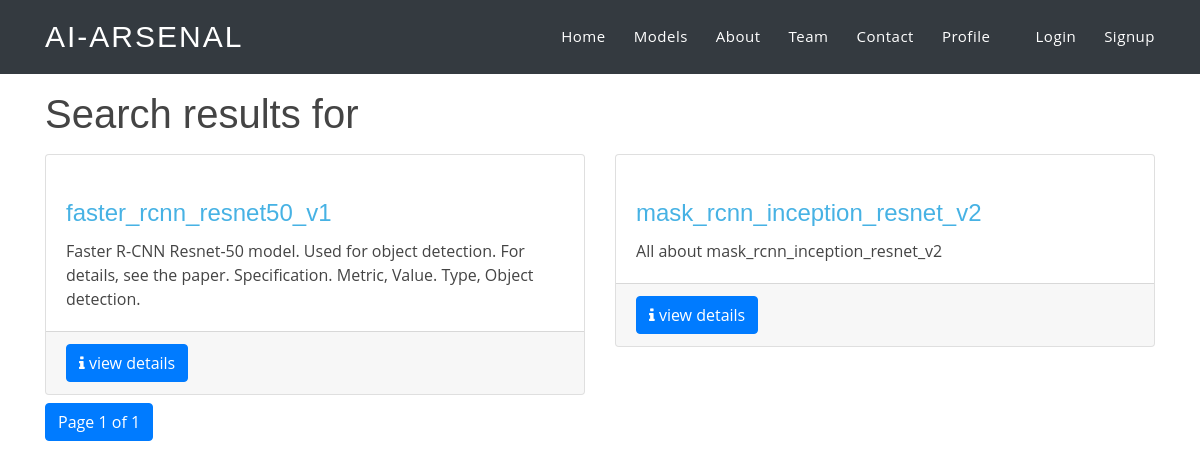
The app's page /storage/search/?q=&page=2, older data.
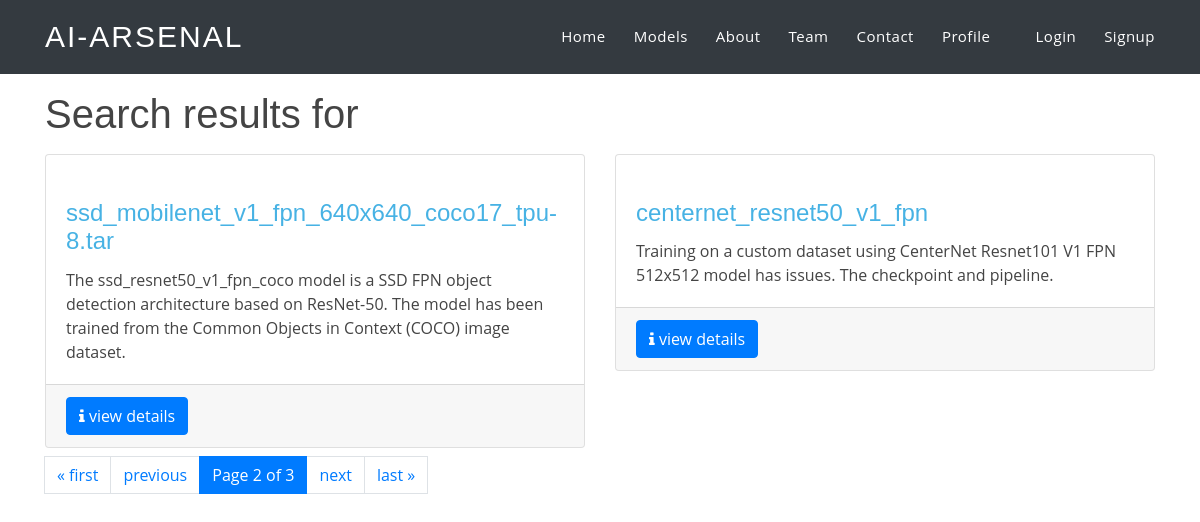
The same page, newer data.
### storage/models.py (models this page shows, shortened)
class AiModel(models.Model):
    model_category =(
        (1,"image"),
        (2,"text"),
        (3,"nlp"),
        (4,"video"),
        (5,"others"),
    )
    name = models.CharField(max_length=225,default='model')
    summary = models.TextField()
    model_file =models.FileField(upload_to='ai_models',null=True)
    category= models.IntegerField(choices=model_category,default=model_category[0][1])
    model_image = models.ImageField(upload_to='ai_models/images',null=True)
    uploader =models.ForeignKey(User,on_delete=models.DO_NOTHING,default=2)
    uploaded_on =models.DateTimeField(auto_now=True)

### storage/views.py (the view)
# urls.py: path('search/', query_ai_models, name='search_ai_model'),
def query_ai_models(request):
    query = request.GET.get('q','')
    results = AiModel.objects.filter(name__contains=query)
    paginator = Paginator(results, 2)
    page_num = request.GET.get('page')
    page_obj = paginator.get_page(page_num)
    context = {
        'result':page_obj,
        'query':query
    }
    return render(request,'storage/search.html',context)

### templates/storage/search.html (shortened to what this page needs)
{% extends 'layout/base.html' %}
{% load static %}
{% load crispy_forms_tags %}
{% block content %}
<div class="container my-3">
    <h1>Search results for {{query}}</h1>
    <div class="row">
        {% for record in result %}
        <div class="col-lg-6 col-xs-4 my-2">
            <div class="card">
                <a href="{% url 'detail_model' record.id %}"><img class="card-img-top" src="{{ record.model_image.url }} " alt=""></a>
                <div class="card-body">
                    <h4 class="card-title"><a href="{% url 'detail_model' record.id %}">{{record.name}}</a></h4>
                    <p class="card-text">{{record.summary}}</p>
                </div>
                <div class="card-footer">
                    <a class="btn btn-primary" href="{% url 'detail_model' record.id %}"><i class="fa fa-info" aria-hidden="true"></i> view details</a>
                </div>
            </div>
        </div>
        {% empty %}
        <p class="lead">No records found</p>
        {% endfor %}
    </div>
    <div class="row justify-content-center">
        <div class="col">
            <nav aria-label="Page navigation example">
                <ul class="pagination">
                    {% if result.has_previous %}
                    <li class="page-item"></li><a class="page-link" href="?q={{query}}&page=1">&laquo; first</a></li>
                    <li class="page-item"></li><a class="page-link" href="?q={{query}}&page={{ result.previous_page_number }}">previous</a></li>
                    {% endif %}
                    <li class="page-item active" aria-current="page">
                        <a class="page-link">
                            Page {{ result.number }} of {{ result.paginator.num_pages }}
                        </a>
                    </li>
                    {% if result.has_next %}
                    <li class="page-item"></li><a class="page-link" href="?q={{query}}&page={{ result.next_page_number }}">next</a></li>
                    <li class="page-item"></li><a class="page-link" href="?q={{query}}&page={{ result.paginator.num_pages }}">last &raquo;</a></li>
                    {% endif %}
                </ul>
            </nav>
        </div>
    </div>
</div>
{% endblock content %}

Row changes from the older to the newer data that the page shows:
no longer on this page (row unchanged): AiModel: name "faster_rcnn_resnet50_v1", summary "Faster R-CNN Resnet-50 model. Used for object detection. For details, see the paper. Specification. Metric, Value. Type, Object detection."
no longer on this page (row unchanged): AiModel: name "mask_rcnn_inception_resnet_v2", summary "All about mask_rcnn_inception_resnet_v2"
added AiModel: name "ssd_mobilenet_v1_fpn_640x640_coco17_tpu-8.tar", summary "The ssd_resnet50_v1_fpn_coco model is a SSD FPN object detection architecture based on ResNet-50. The model has been trained from the Common Objects in Context (COCO) image dataset."
added AiModel: name "centernet_resnet50_v1_fpn", summary "Training on a custom dataset using CenterNet Resnet101 V1 FPN 512x512 model has issues. The checkpoint and pipeline."
Text that changed along with them:
{{ result.number }}: "1" → "2"
{{ result.paginator.num_pages }}: "1" → "3"
text now shown: "« first previous next last »"
